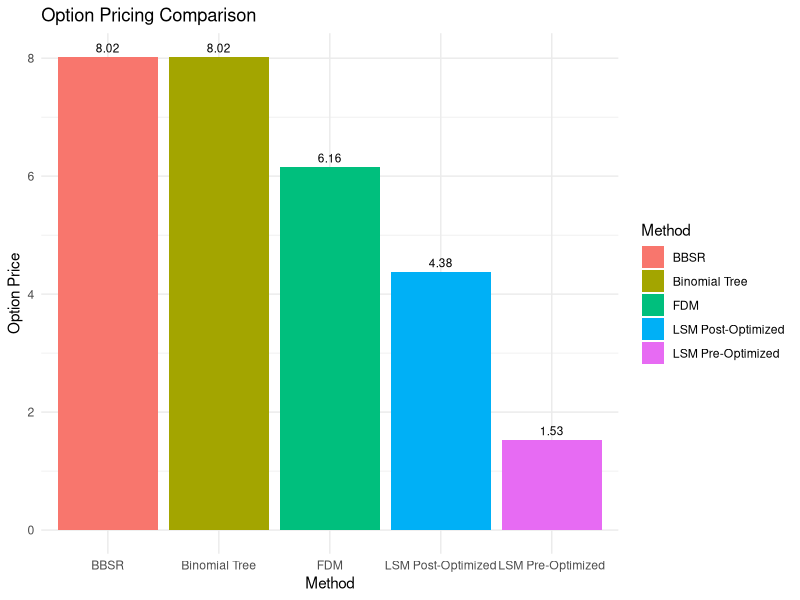
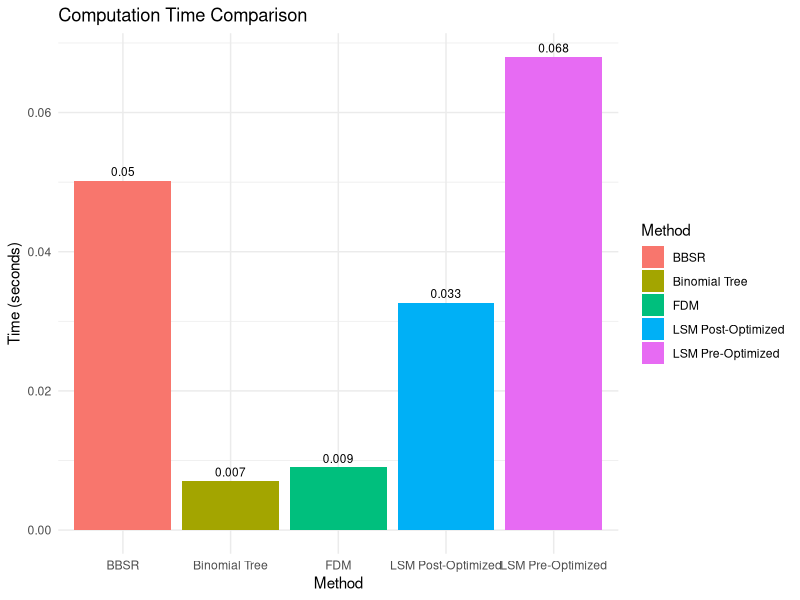
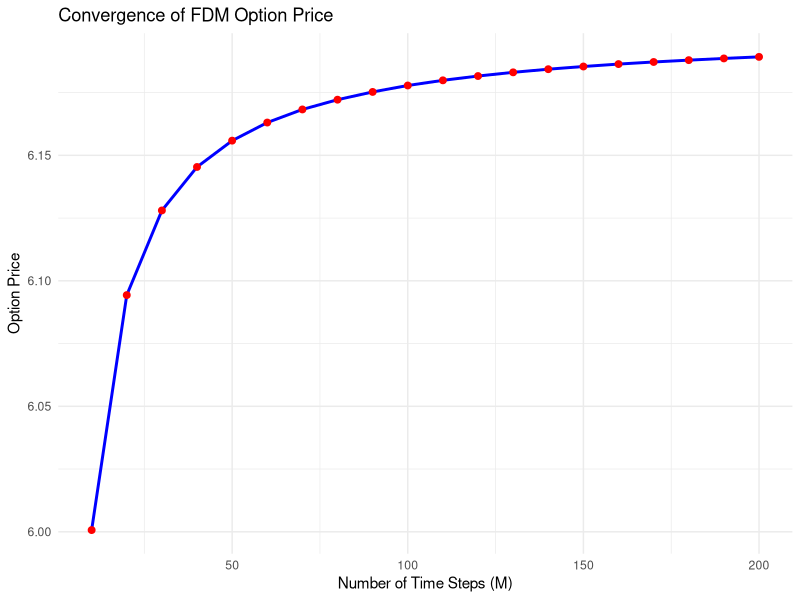

Recreate these plots in R, in order. (Note: this script raises an error after producing the figures.)
# Required Libraries
library(ggplot2)

# Parameters
S0 <- 100     # Initial stock price
K <- 100      # Strike price
r <- 0.05     # Risk-free rate
sigma <- 0.2  # Volatility
T <- 1        # Time to maturity
N <- 10000    # Number of paths for LSM
M <- 50       # Number of time steps for LSM
N1 <- 500     # Steps for Binomial Tree
N2 <- 1000    # Steps for Richardson Extrapolation in BBSR
grid_points <- 100  # FDM grid resolution

# LSM Pre-Optimized
lsm_pre_optimized <- function(S0, K, r, sigma, T, N, M) {
  dt <- T / M
  discount <- exp(-r * dt)
  set.seed(123)
  paths <- matrix(0, nrow = N, ncol = M + 1)
  paths[, 1] <- S0
  for (i in 2:(M + 1)) {
    z <- rnorm(N)
    paths[, i] <- paths[, i - 1] * exp((r - 0.5 * sigma^2) * dt + sigma * sqrt(dt) * z)
  }
  cashflows <- matrix(0, nrow = N, ncol = M + 1)
  cashflows[, M + 1] <- pmax(K - paths[, M + 1], 0)
  for (t in M:1) {
    itm <- which(paths[, t] < K)
    if (length(itm) > 0) {
      X <- cbind(1, paths[itm, t], paths[itm, t]^2)
      Y <- discount * cashflows[itm, t + 1]
      beta <- solve(t(X) %*% X, t(X) %*% Y)
      continuation_value <- X %*% beta
      cashflows[itm, t] <- pmax(K - paths[itm, t], continuation_value)
    }
  }
  price <- mean(cashflows[, 2] * discount)
  return(price)
}

# LSM Post-Optimized
lsm_post_optimized <- function(S0, K, r, sigma, T, N, M) {
  dt <- T / M
  discount <- exp(-r * dt)
  set.seed(123)
  paths <- matrix(S0 * exp((r - 0.5 * sigma^2) * (0:M) * dt + sigma * sqrt(dt) * cbind(0, matrix(rnorm(N * M), N))), nrow = N)
  cashflows <- matrix(pmax(K - paths[, M + 1], 0), nrow = N)
  for (t in M:1) {
    itm <- paths[, t] < K
    X <- cbind(1, paths[itm, t], paths[itm, t]^2)
    Y <- discount * cashflows[itm]
    if (sum(itm) > 0) {
      beta <- solve(t(X) %*% X, t(X) %*% Y)
      continuation_value <- X %*% beta
      cashflows[itm] <- pmax(K - paths[itm, t], continuation_value)
    }
  }
  price <- mean(cashflows * discount)
  return(price)
}

# Binomial Tree
binomial_tree <- function(S0, K, r, sigma, T, N) {
  dt <- T / N
  u <- exp(sigma * sqrt(dt))
  d <- 1 / u
  p <- (exp(r * dt) - d) / (u - d)
  stock_prices <- matrix(0, nrow = N + 1, ncol = N + 1)
  stock_prices[1, 1] <- S0
  for (i in 2:(N + 1)) {
    stock_prices[1:i, i] <- S0 * u^(0:(i - 1)) * d^((i - 1):0)
  }
  option_values <- matrix(0, nrow = N + 1, ncol = N + 1)
  option_values[, N + 1] <- pmax(K - stock_prices[, N + 1], 0)
  for (i in N:1) {
    option_values[1:i, i] <- exp(-r * dt) * (p * option_values[1:i, i + 1] + (1 - p) * option_values[2:(i + 1), i + 1])
  }
  return(option_values[1, 1])
}

# BBSR Method
bbsr <- function(S0, K, r, sigma, T, N1, N2) {
  price1 <- binomial_tree(S0, K, r, sigma, T, N1)
  price2 <- binomial_tree(S0, K, r, sigma, T, N2)
  extrapolated <- 2 * price2 - price1
  return(list(price1 = price1, price2 = price2, extrapolated = extrapolated))
}

fdm_implementation <- function(S0, K, r, sigma, T, M, grid_points) {
  dt <- T / M
  ds <- 2 * S0 / grid_points
  S <- seq(0, 2 * S0, by = ds)
  V <- matrix(0, nrow = grid_points + 1, ncol = M + 1)
  
  # Boundary Conditions
  V[, M + 1] <- pmax(K - S, 0)
  V[1, ] <- K * exp(-r * seq(0, T, by = dt))
  V[grid_points + 1, ] <- 0
  
  # Coefficients for Implicit Method
  i <- 1:grid_points
  alpha <- -0.5 * dt * (sigma^2 * i^2 - r * i)
  beta <- 1 + dt * (sigma^2 * i^2 + r)
  gamma <- -0.5 * dt * (sigma^2 * i^2 + r * i)
  
  # Construct Tridiagonal Matrix
  A <- diag(beta[2:grid_points])
  for(i in 1:(grid_points-2)) {
    A[i, i+1] <- gamma[i+1]
    A[i+1, i] <- alpha[i+2]
  }
  
  # Solve Backward in Time
  for (j in M:1) {
    rhs <- V[2:grid_points, j + 1]
    rhs[1] <- rhs[1] - alpha[2] * V[1, j]
    rhs[grid_points - 1] <- rhs[grid_points - 1] - gamma[grid_points] * V[grid_points + 1, j]
    V[2:grid_points, j] <- solve(A, rhs)
    V[, j] <- pmax(V[, j], K - S)  # Apply early exercise condition
  }
  
  # Interpolate to Get Price at S0
  price <- approx(S, V[, 1], xout = S0)$y
  return(price)
}


# Price Calculations and Timings
start_time <- Sys.time()
price_lsm_pre <- lsm_pre_optimized(S0, K, r, sigma, T, N, M)
time_lsm_pre <- Sys.time() - start_time

start_time <- Sys.time()
price_lsm_post <- lsm_post_optimized(S0, K, r, sigma, T, N, M)
time_lsm_post <- Sys.time() - start_time

start_time <- Sys.time()
price_binomial <- binomial_tree(S0, K, r, sigma, T, N1)
time_binomial <- Sys.time() - start_time

start_time <- Sys.time()
price_bbsr <- bbsr(S0, K, r, sigma, T, N1, N2)$extrapolated
time_bbsr <- Sys.time() - start_time

start_time <- Sys.time()
price_fdm <- fdm_implementation(S0, K, r, sigma, T, M, grid_points)
time_fdm <- Sys.time() - start_time

# Results DataFrame
results <- data.frame(
  Method = c("LSM Pre-Optimized", "LSM Post-Optimized", "Binomial Tree", "BBSR", "FDM"),
  Price = c(price_lsm_pre, price_lsm_post, price_binomial, price_bbsr, price_fdm),
  Time = c(time_lsm_pre, time_lsm_post, time_binomial, time_bbsr, time_fdm)
)

print(results)

# Visualization
ggplot(results, aes(x = Method, y = Price, fill = Method)) +
  geom_bar(stat = "identity", position = position_dodge()) +
  labs(title = "Option Pricing Comparison", x = "Method", y = "Option Price") +
  theme_minimal() +
  geom_text(aes(label = round(Price, 2)), vjust = -0.5, size = 3)

ggplot(results, aes(x = Method, y = Time, fill = Method)) +
  geom_bar(stat = "identity", position = position_dodge()) +
  labs(title = "Computation Time Comparison", x = "Method", y = "Time (seconds)") +
  theme_minimal() +
  geom_text(aes(label = round(Time, 3)), vjust = -0.5, size = 3)

#Convergence using FDM

# Convergence Analysis for FDM
fdm_convergence <- function(S0, K, r, sigma, T, M_values, grid_points) {
  prices <- numeric(length(M_values))
  for (i in seq_along(M_values)) {
    prices[i] <- fdm_implementation(S0, K, r, sigma, T, M_values[i], grid_points)
  }
  return(prices)
}

# Define M values for testing
M_values <- seq(10, 200, by = 10)

# Calculate prices
prices_fdm <- fdm_convergence(S0, K, r, sigma, T, M_values, grid_points)

# Convergence Plot
library(ggplot2)
data <- data.frame(M_values = M_values, prices = prices_fdm)
ggplot(data, aes(x = M_values, y = prices)) +
  geom_line(color = "blue", size = 1) +
  geom_point(color = "red", size = 2) +
  labs(title = "Convergence of FDM Option Price",
       x = "Number of Time Steps (M)",
       y = "Option Price") +
  theme_minimal()

#other convergence plots

# Parameters for convergence analysis
M_values <- seq(10, 200, by = 10)  # Number of time steps for methods
N_values <- seq(1000, 20000, by = 2000)  # Number of paths for LSM

# Convergence for LSM (Pre- and Post-Optimization)
lsm_pre_convergence <- sapply(N_values, function(N) {
  lsm_pre_optimized(S0, K, r, sigma, T, N, M)
})

lsm_post_convergence <- sapply(N_values, function(N) {
  lsm_post_optimized(S0, K, r, sigma, T, N, M)
})

# Convergence for Binomial Tree and BBSR
binomial_convergence <- sapply(M_values, function(M) {
  binomial_tree(S0, K, r, sigma, T, M)  # Binomial tree should use M values
})

# BBSR convergence uses N1 and N2, let's keep it simple for now with M for N1
bbsr_convergence <- sapply(M_values, function(M) {
  bbsr(S0, K, r, sigma, T, M, 10000)$extrapolated  # Only use the extrapolated price
})

# Data Preparation for Plotting
convergence_data <- data.frame(
  N = rep(N_values, 2),
  M = rep(M_values, 2),
  Method = c(rep("LSM (Pre-Optimized)", length(N_values)),
             rep("LSM (Post-Optimized)", length(N_values))),
  Price = c(lsm_pre_convergence, lsm_post_convergence)
)

# Data Preparation for Plotting
binomial_data <- data.frame(
  M = rep(M_values, 2),
  Method = c(rep("Binomial Tree", length(M_values)),
             rep("BBSR", length(M_values))),
  Price = c(binomial_convergence, bbsr_convergence)
)

# Plot Convergence for LSM
ggplot(convergence_data, aes(x = N, y = Price, color = Method)) +
  geom_line(size = 1) +
  labs(title = "Convergence of LSM Method",
       x = "Number of Paths (N)",
       y = "Option Price") +
  theme_minimal()

# Plot Convergence for Binomial Tree and BBSR
ggplot(binomial_data, aes(x = M, y = Price, color = Method)) +
  geom_line(size = 1) +
  labs(title = "Convergence of Binomial Tree and BBSR",
       x = "Number of Time Steps (M)",
       y = "Option Price") +
  theme_minimal()